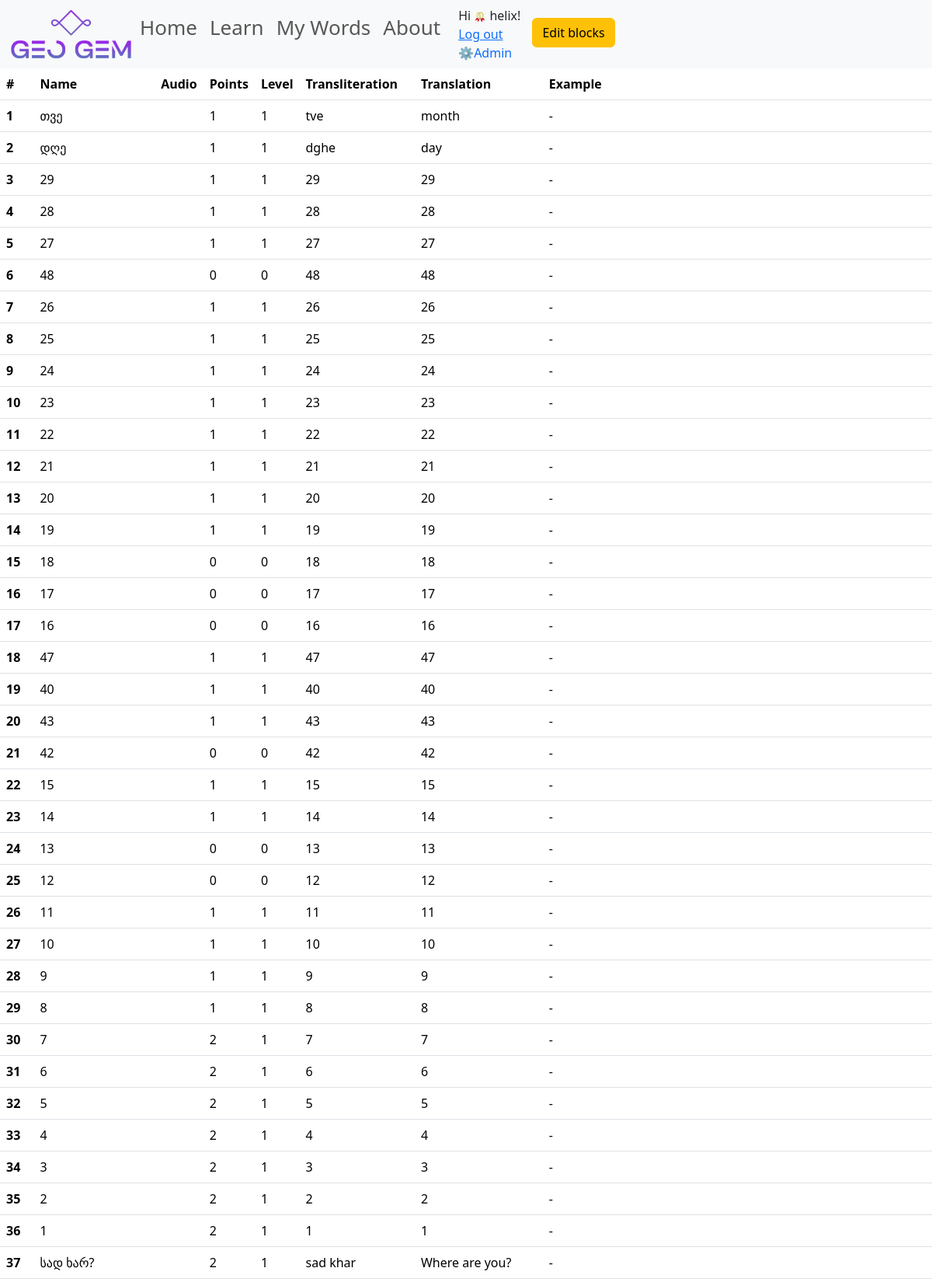
The page /learn/my_words/ (signed in, upper part) on the database its author committed.
### accounts/models.py (models this page shows, shortened)
class CustomUser(AbstractUser):
    is_premium = models.BooleanField(
        default=False,
        help_text='Designates whether the user is a premium user.'
    )
    is_active = models.BooleanField(default=False)

### word_bank/models.py (models this page shows, shortened)
class UserWord(models.Model):
    word = models.ForeignKey(WordInfo, on_delete=models.CASCADE)
    user = models.ForeignKey(CustomUser, on_delete=models.CASCADE)
    points = models.PositiveIntegerField(default=0)
    mastery_level = models.PositiveBigIntegerField(default=0)
    added_at = models.DateTimeField(auto_now_add=True)
    updated_at = models.DateTimeField(auto_now=True)

class WordInfo(models.Model):
    name = models.CharField(max_length=100)
    transliteration = models.CharField(max_length=100)
    translation = models.CharField(max_length=100)
    example = models.TextField(blank=True, null=True)
    example_image = models.ImageField(upload_to='images/word_example/', blank=True, null=True)
    audio = models.FileField(upload_to='audio/word_info/', blank=True, null=True)
    image = models.ImageField(upload_to='images/word_info/', blank=True, null=True)
    blocks = models.ManyToManyField(Block)
    added_at = models.DateTimeField(auto_now_add=True)

### word_bank/views.py (the view)
# urls.py: path('my_words/', MyWordsListView.as_view(), name='user_words'),
class MyWordsListView(ListView):
    template_name = 'word_bank/user_words.html'
    model = UserWord
    def get_context_data(self, **kwargs):
        context = super().get_context_data(**kwargs)
        user = self.request.user
        user_words = self.model.objects.filter(user=user).order_by('-added_at') if user.is_authenticated else []
        context['words'] = user_words
        return context

### templates/word_bank/user_words.html (shortened to what this page needs)
{% extends 'base.html' %}
{% block content %}
{% if user.is_authenticated %}
<table class="table table-hover">
    <thead>
        <tr>
          <th scope="col">#</th>
          <th scope="col">Name</th>
          <th scope="col">Audio</th>
          <th scope="col">Points</th>
          <th scope="col">Level</th>
          <th scope="col">Transliteration</th>
          <th scope="col">Translation</th>
          <th scope="col">Example</th>
        </tr>
    </thead>
    <tbody>
        {% for word in words %}
            <tr>
                <th scope="row">{{ forloop.counter }}</th>
                <td>{{ word.word.name }}</td>
                <td>
                </td>
                <td>{{ word.points }}</td>
                <td>{{ word.mastery_level }}</td>
                <td>{{ word.word.transliteration }}</td>
                <td>{{ word.word.translation }}</td>
                <td>{% if word.word.example %}{{ word.word.example }}{% else %}-{% endif %}</td>
            </tr>
        {% endfor %}
    </tbody>
</table>
{% else %}
    <div class="container-fluid">
        <div class="alert alert-info" role="alert">
            Nobody here but us chickens. Please <a href="{% url 'login' %}">log in</a>
        </div>
    </div>
{% endif %}
{% endblock %}

### templates/base.html (shortened to what this page needs)
{% load static %}
{% load i18n %}
<!doctype html>
<html lang="en">
  <head>
    <link href="https://cdn.jsdelivr.net/npm/bootstrap@5.3.2/dist/css/bootstrap.min.css" rel="stylesheet">
    <link rel="stylesheet" href="{% static 'css/style.css' %}">
  </head>
  <body>
    <nav class="navbar navbar-expand-lg navbar-light bg-light">
      <div class="container-fluid">
        <a class="nav-link" aria-current="page" href="{% url 'learn' %}"><img class="logo" src="{% static 'images/logo.png' %}" alt="logo"></a>
        <div class="collapse navbar-collapse" id="navbarNavDropdown">
          <ul class="navbar-nav">
            <li class="nav-item">
              <a class="nav-link" href="{% url 'home' %}">Home</a>
            </li>
            <li class="nav-item">
              <a class="nav-link" href="{% url 'learn' %}">Learn</a>
            </li>
            <li class="nav-item">
              <a class="nav-link" href="{% url 'user_words' %}">My Words</a>
            </li>
            <li class="nav-item">
              <a class="nav-link" href="#">About</a>
            </li>
            <li>
              <div class="user_authentication" style="margin-left: 15px;">
                {% if user.is_authenticated %}
                {% trans "Hi" %} {% if user.is_premium %}<img style="max-width: 16px" src="{% static 'images/badges/badge_premium.png' %}" alt="premium_badge">{% endif %}
                {{ user.username }}!
                <br>
                <form id="logout-form" method="post">
                  <a href="{% url 'logout' %}">{% trans "Log out" %}</a>
                </form>
                {% if user.is_staff %}
                <a href="/admin/" style="text-decoration: none;">&#9881;{% trans "Admin" %}</a>
                {% endif %}
                {% else %}
                <div class="login_register" style="margin-top: 8px;">
                  <a href="{% url 'login' %}">{% trans "Login" %}</a>
                  ·
                  <a href="{% url 'signup' %}">{% trans "Register" %}</a>
                </div>
                {% endif %}
            </li>
            {% if user.is_staff %}
              <li>
                <div class="edit-blocks" style="margin: 15px;">
                  <a class="btn btn-warning" href="{% url 'blocks_table' %}">Edit blocks</a>
                </div>
              </li>
            {% endif %}
          </ul>
        </div>
      </div>
    </nav>
    {% block content %}
    {% endblock %}
</body>
</html>

### static/css/style.css (style rules this page uses)
body { background-color: aliceblue; }
.logo { width: 160px; }
.nav-item { font-size: 26px; }

### rows shown on the page
CustomUser: username "helix"
UserWord: word.name "თვე", points "1", mastery_level "1", word.transliteration "tve", word.translation "month"
UserWord: word.name "დღე", points "1", mastery_level "1", word.transliteration "dghe", word.translation "day"
UserWord: word.name "29", points "1", mastery_level "1", word.transliteration "29", word.translation "29"
UserWord: word.name "28", points "1", mastery_level "1", word.transliteration "28", word.translation "28"
UserWord: word.name "27", points "1", mastery_level "1", word.transliteration "27", word.translation "27"
UserWord: word.name "48", points "0", mastery_level "0", word.transliteration "48", word.translation "48"
UserWord: word.name "26", points "1", mastery_level "1", word.transliteration "26", word.translation "26"
UserWord: word.name "25", points "1", mastery_level "1", word.transliteration "25", word.translation "25"
UserWord: word.name "24", points "1", mastery_level "1", word.transliteration "24", word.translation "24"
UserWord: word.name "23", points "1", mastery_level "1", word.transliteration "23", word.translation "23"
UserWord: word.name "22", points "1", mastery_level "1", word.transliteration "22", word.translation "22"
UserWord: word.name "21", points "1", mastery_level "1", word.transliteration "21", word.translation "21"
UserWord: word.name "20", points "1", mastery_level "1", word.transliteration "20", word.translation "20"
UserWord: word.name "19", points "1", mastery_level "1", word.transliteration "19", word.translation "19"
UserWord: word.name "18", points "0", mastery_level "0", word.transliteration "18", word.translation "18"
UserWord: word.name "17", points "0", mastery_level "0", word.transliteration "17", word.translation "17"
UserWord: word.name "16", points "0", mastery_level "0", word.transliteration "16", word.translation "16"
UserWord: word.name "47", points "1", mastery_level "1", word.transliteration "47", word.translation "47"
UserWord: word.name "40", points "1", mastery_level "1", word.transliteration "40", word.translation "40"
UserWord: word.name "43", points "1", mastery_level "1", word.transliteration "43", word.translation "43"
UserWord: word.name "42", points "0", mastery_level "0", word.transliteration "42", word.translation "42"
UserWord: word.name "15", points "1", mastery_level "1", word.transliteration "15", word.translation "15"
UserWord: word.name "14", points "1", mastery_level "1", word.transliteration "14", word.translation "14"
UserWord: word.name "13", points "0", mastery_level "0", word.transliteration "13", word.translation "13"
UserWord: word.name "12", points "0", mastery_level "0", word.transliteration "12", word.translation "12"
UserWord: word.name "11", points "1", mastery_level "1", word.transliteration "11", word.translation "11"
UserWord: word.name "10", points "1", mastery_level "1", word.transliteration "10", word.translation "10"
UserWord: word.name "9", points "1", mastery_level "1", word.transliteration "9", word.translation "9"
UserWord: word.name "8", points "1", mastery_level "1", word.transliteration "8", word.translation "8"
UserWord: word.name "7", points "2", mastery_level "1", word.transliteration "7", word.translation "7"
UserWord: word.name "6", points "2", mastery_level "1", word.transliteration "6", word.translation "6"
UserWord: word.name "5", points "2", mastery_level "1", word.transliteration "5", word.translation "5"
UserWord: word.name "4", points "2", mastery_level "1", word.transliteration "4", word.translation "4"
UserWord: word.name "3", points "2", mastery_level "1", word.transliteration "3", word.translation "3"
UserWord: word.name "2", points "2", mastery_level "1", word.transliteration "2", word.translation "2"
UserWord: word.name "1", points "2", mastery_level "1", word.transliteration "1", word.translation "1"
UserWord: word.name "სად ხარ?", points "2", mastery_level "1", word.transliteration "sad khar", word.translation "Where are you?"
